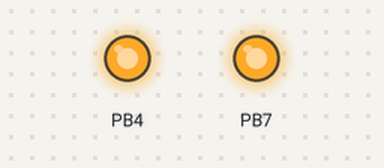
The program below on a simulated ATmega128, built with avr-gcc and emulated at 16 MHz. Parts: output pins drawn as LEDs (lit = HIGH).

Above: at 0.05 s.
At 1.05 s:
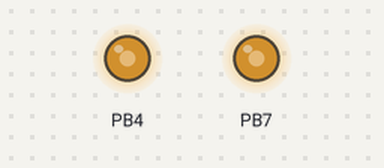
At 2.1 s:
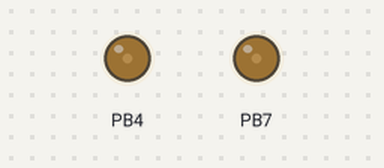
At 4.55 s:
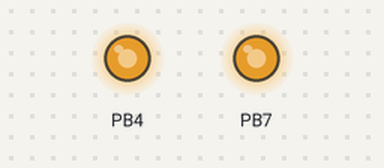
Timing chart, 0 to 6.6 s (numbered marks = the images above):
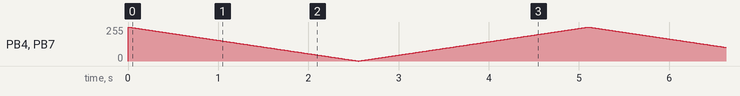

The program:

main.c
```c
//0번 타이머 PC PWM, 반전모드 / 2번 타이머 PC PWM, 비반전모드
#define F_CPU 16000000L
#include <avr/interrupt.h>
#include <util/delay.h>
#include <avr/io.h>


int main(void)
{
	unsigned char Light =0;

    DDRB=0x90; //1001  0000
	TCCR0|=(1<<WGM00)				//PC PWM
			|(1<<COM00)|(1<<COM01)	//반전 모드
			|(1<<CS00);				//분주비 1

	TCCR2|=(1<<WGM20)		//PC PWM
			|(1<<COM21)		//비반전 모드
			|(1<<CS20);		//분주비 1
	TCNT0 =0;
	TCNT2 =0;
    while (1)
    {
		//0,2 타이머 동시에 LED 서서히 밝아짐
		for(Light=0;Light<255;Light++)
		{
			OCR0 = Light;
			OCR2 = 255-Light;//실제로 0,1이 바뀌는 타이밍은 다르지만, 매우 빠른시간이기 때문에 동시에 켜지고 꺼지는것처럼 보임
			_delay_ms(10);
		}
		//0,2 타이머 동시에 LED 서서히 어두워짐
		for (Light=255;0<Light;Light--)
		{
			OCR0 = Light;
			OCR2 = 255-Light;
			_delay_ms(10);
		}
    }
	return 0;
}
```
